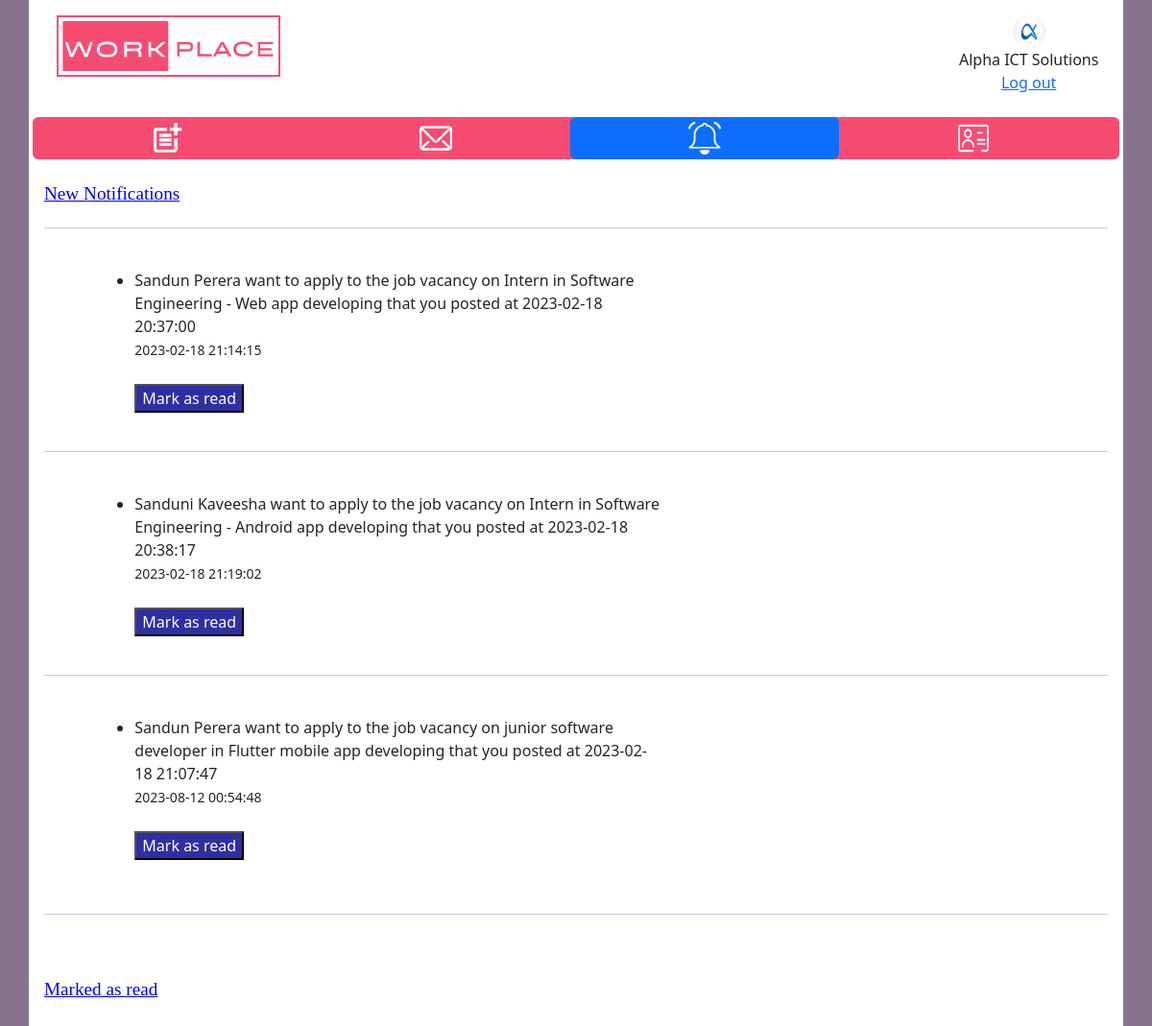
/comnotifications/01ca3045-d304-4f51-b955-e11f01f4c2c0/, run on the app's committed database.
### WorkplaceApp/models.py (models this page shows)
class companyDataTable(models.Model):
    comid = models.UUIDField(default=uuid.uuid4, primary_key=True, editable=False, unique=True)
    companyname = models.CharField(max_length=100)
    comregno = models.CharField(max_length=500)
    address = models.TextField(blank=True, null=True)
    email = models.CharField(max_length=200)
    tel = models.CharField(max_length=50)
    preffield = models.CharField(max_length=300)
    linkedin = models.CharField(blank=True, null=True, max_length=1000)
    createtimestamp = models.DateTimeField(auto_now_add=True)
    updatetimestamp = models.DateTimeField(auto_now_add=True)
    profilepic = models.ImageField(null=True, blank=True)
    username = models.CharField(unique=True, max_length=200)
    password = models.CharField(max_length=100)

class ComNotification(models.Model):
    ComNotificationId = models.UUIDField(default=uuid.uuid4, primary_key=True, editable=False, unique=True)
    notification = models.TextField(blank=True, null=True)
    company = models.ForeignKey(companyDataTable, on_delete=models.CASCADE, null=True, blank=True)
    createtimestamp = models.CharField(max_length=30, blank=True, null=True)
    MarkAsRead = models.CharField(max_length=5,blank=True, null=True)

### WorkplaceApp/views.py (the view)
# urls.py: path('comnotifications/<str:comid>/', views.ComNotifications, name="ComNotifications"),
def ComNotifications(request, comid):
    comdb = companyDataTable.objects.get(comid=comid)
    newNotifications = ComNotification.objects.filter(company=comdb,MarkAsRead='0')
    oldNotifications = ComNotification.objects.filter(company=comdb,MarkAsRead='1')
    return render(request, "company/comnotification.html",{'comdb':comdb,'newNotifications':newNotifications, 'oldNotifications':oldNotifications})

### template/company/comnotification.html (shortened to what this page needs)
<!DOCTYPE html>
<html>
	<head>
		{% load static %}
		<link href="https://cdn.jsdelivr.net/npm/bootstrap@5.2.3/dist/css/bootstrap.min.css" rel="stylesheet">
		  <link href="{% static 'css/style.css' %} " rel="stylesheet">
	</head>
<body style="background-color: #88738E;">
		<div class="container p-3" style="background-color: #ffffff;">
			<div class="row header">
				<div class="col-3 col-sm-3">
				<img src="{% static 'images/WorkplaceIcon.png' %}" alt="Company Logo" style=" height: 64px; width: auto;" class="companyLogo">
				</div>
				<div class="col-7 col-sm-7">
				</div>
				<div class="col-2 col-sm-2">
				<img src="{{comdb.profilepic.url}}" alt="User Icon" style="width: 34px; height: 34px;" class="usericon rounded-pill "><br>{{comdb.companyname}}<br><a href="{% url 'logout' %}">Log out</a>
				</div>
			</div>
			<br>
			<div class="row sticky">
			  <ul class="nav nav-pills nav-justified navbarclr">
			    <li class="nav-item">
			      <a class="nav-link" href="{% url 'addpost' comdb.comid %}"> <img src="{% static 'images/icon/addpost.png' %}" alt="Add Posts" style="width: 34px; height: 34px;" class="btnicon"> </a>
			    </li>
			    <li class="nav-item">
			      <a class="nav-link" href="{% url 'commsg' comdb.comid %}"><img src="{% static 'images/icon/msgwhite.png' %}" alt="Messages" style="width: 34px; height: 34px;" class="btnicon"></a>
			    </li>
			    <li class="nav-item">
			      <a class="nav-link active" href="{% url 'ComNotifications' comdb.comid %}"><img src="{% static 'images/icon/notificationwhite.png' %}" alt="Notifications" style="width: 34px; height: 34px;" class="btnicon"></a>
			    </li>
			    <li class="nav-item">
			      <a class="nav-link" href="{% url 'mypost' comdb.comid %}"><img src="{% static 'images/icon/mypost.png' %}" alt="My Posts" style="width: 34px; height: 34px;" class="btnicon"></a>
			    </li>
			  </ul>
			</div>
    <br>
			<div class="row" id="newNotifications">
				<h1 style="color:blue; font-family: verdana; font-size: 120%;"><u> New Notifications</u></h1>
				<ul>
				{% for i in newNotifications %}
				<hr style="color:#242582; height:3px;">
				<div class="row">
					<div class="col-1 col-sm-1"></div>
						<div class="col-10 col-sm-10 notibody" >
							<br>
							<div class="singlenotification"  style="float: left; width: 60%">
								<div class="notitext">
									<li>
									{{ i.notification }}
									<br><small>{{ i.createtimestamp }}</small><br>
									<br>
									<a href="{% url 'markasreadCom' comdb.comid i.ComNotificationId %}"> <button class="removenotification">Mark as read</button></a>
								</li>
								</div><br>
							</div>
						</div>
					<div class="col-1 col-sm-1"></div>
				</div>
				{% endfor %}
			</ul>
			</div>
			<hr style="color:#242582; height:3px;">
			<br><br>
			<div class="row" id="oldNotifications">
				<h1 style="color:blue; font-family: verdana; font-size: 120%;"><u>Marked as read</u> </h1>
			</div>
		</div>
</body>
</html>

### static/css/style.css (style rules this page uses)
.header { text-align: center; }
div.sticky { position: -webkit-sticky; position: sticky; top: 0; padding: 0px; }
.nav-item > a { padding: 5px; color: black }
.navbarclr { background-color: #f64c72; border-radius: 6px; }
.removenotification { color: white; background-color: #2f2fa2; }
:root { --primary-color:#242582; }

### data on the page
companyDataTable: profilepic (picture), companyname "Alpha ICT Solutions"
ComNotification: notification "Sandun Perera want to apply to the job vacancy on Intern in Software Engineering - Web app developing that you posted at 2023-02-18 20:37:00", createtimestamp "2023-02-18 21:14:15"
ComNotification: notification "Sanduni Kaveesha want to apply to the job vacancy on Intern in Software Engineering - Android app developing that you posted at 2023-02-18 20:38:17", createtimestamp "2023-02-18 21:19:02"
ComNotification: notification "Sandun Perera want to apply to the job vacancy on junior software developer in Flutter mobile app developing that you posted at 2023-02-18 21:07:47", createtimestamp "2023-08-12 00:54:48"
